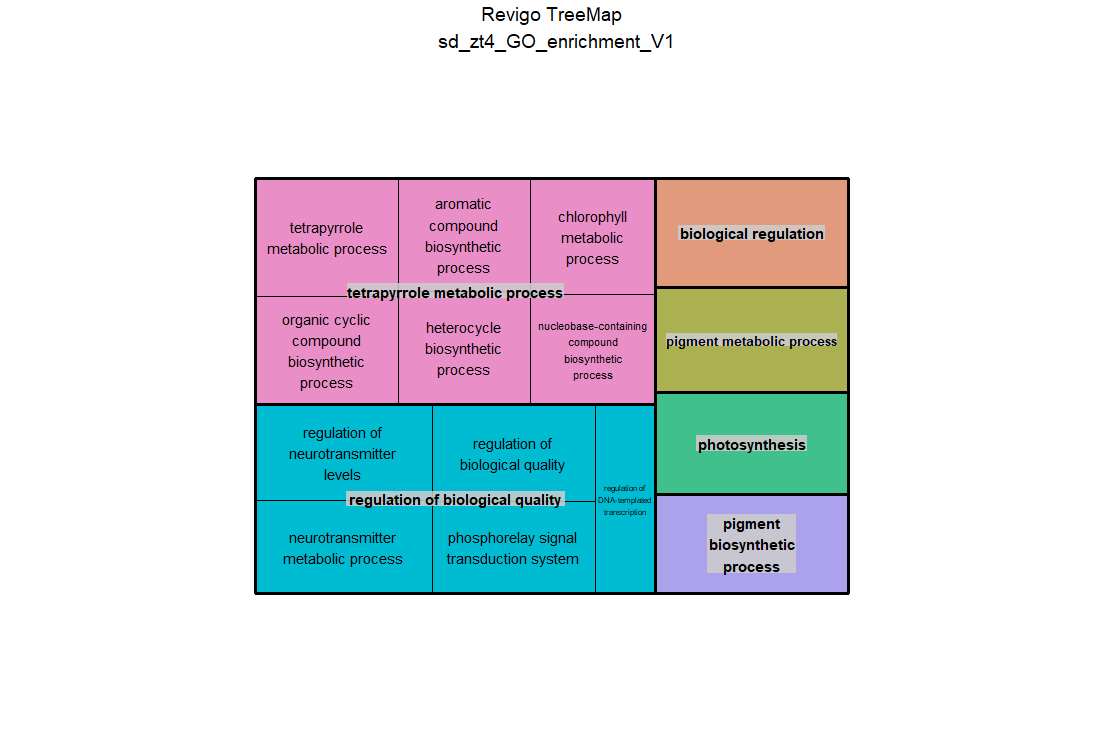

The script that drew this image:
# A treemap R script produced by the Revigo server at http://revigo.irb.hr/
# If you found Revigo useful in your work, please cite the following reference:
# Supek F et al. "REVIGO summarizes and visualizes long lists of Gene Ontology
# terms" PLoS ONE 2011. doi:10.1371/journal.pone.0021800

# author: Anton Kratz <anton.kratz@gmail.com>, RIKEN Omics Science Center, Functional Genomics Technology Team, Japan
# created: Fri, Nov 02, 2012  7:25:52 PM
# last change: Fri, Nov 09, 2012  3:20:01 PM

# -----------------------------------------------------------------------------
# If you don't have the treemap package installed, uncomment the following line:
# install.packages( "treemap" );
library(treemap) 								# treemap package by Martijn Tennekes

# Set the working directory if necessary
# setwd("C:/Users/username/workingdir");

# --------------------------------------------------------------------------
# Here is your data from Revigo. Scroll down for plot configuration options.

revigo.names <- c("term_ID","description","frequency","uniqueness","dispensability","representative");
revigo.data <- rbind(c("GO:0015979","photosynthesis",0.23078372268274303,0.9314544323737669,0,"photosynthesis"),
c("GO:0033013","tetrapyrrole metabolic process",0.8131480730503791,0.8060574288854547,0.06613183,"tetrapyrrole metabolic process"),
c("GO:0015994","chlorophyll metabolic process",0.0535648142234938,0.6926936460425912,0.15883951,"tetrapyrrole metabolic process"),
c("GO:0018130","heterocycle biosynthetic process",13.771272921376537,0.7079958086016711,0.53496242,"tetrapyrrole metabolic process"),
c("GO:0019438","aromatic compound biosynthetic process",13.451580388199883,0.709020442673945,0.51068804,"tetrapyrrole metabolic process"),
c("GO:0034654","nucleobase-containing compound biosynthetic process",11.392930641947556,0.6495208031822568,0.46357923,"tetrapyrrole metabolic process"),
c("GO:1901362","organic cyclic compound biosynthetic process",14.3966447883804,0.735117181366536,0.27991849,"tetrapyrrole metabolic process"),
c("GO:0042440","pigment metabolic process",0.5319993219913232,0.9653094483702263,0.02794033,"pigment metabolic process"),
c("GO:0046148","pigment biosynthetic process",0.49384137683658397,0.9095420495884083,0.02589022,"pigment biosynthetic process"),
c("GO:0065007","biological regulation",23.052697479340427,1,-0,"biological regulation"),
c("GO:0065008","regulation of biological quality",1.9965832141230166,0.750347094556404,-0,"regulation of biological quality"),
c("GO:0000160","phosphorelay signal transduction system",2.5024686913261722,0.7160578966053361,0.297072,"regulation of biological quality"),
c("GO:0001505","regulation of neurotransmitter levels",0.053787668331353594,0.8090603611020856,0.19736988,"regulation of biological quality"),
c("GO:0006355","regulation of DNA-templated transcription",9.968929480711344,0.5420664150829672,0.42212773,"regulation of biological quality"),
c("GO:0042133","neurotransmitter metabolic process",0.011847855704426534,0.7807488678148911,0.46299362,"regulation of biological quality"));

stuff <- data.frame(revigo.data);
names(stuff) <- revigo.names;

stuff$frequency <- as.numeric( as.character(stuff$frequency) );
stuff$uniqueness <- as.numeric( as.character(stuff$uniqueness) );
stuff$dispensability <- as.numeric( as.character(stuff$dispensability) );

# check the tmPlot command documentation for all possible parameters - there are a lot more
treemap(
  stuff,
  index = c("representative","description"),
  vSize = "uniqueness",
  type = "categorical",
  vColor = "representative",
  title = "Revigo TreeMap
  sd_zt4_GO_enrichment_V1",
  inflate.labels = FALSE,      # set this to TRUE for space-filling group labels - good for posters
  lowerbound.cex.labels = 0,   # try to draw as many labels as possible (still, some small squares may not get a label)
  position.legend = "none"
)

dev.off()
